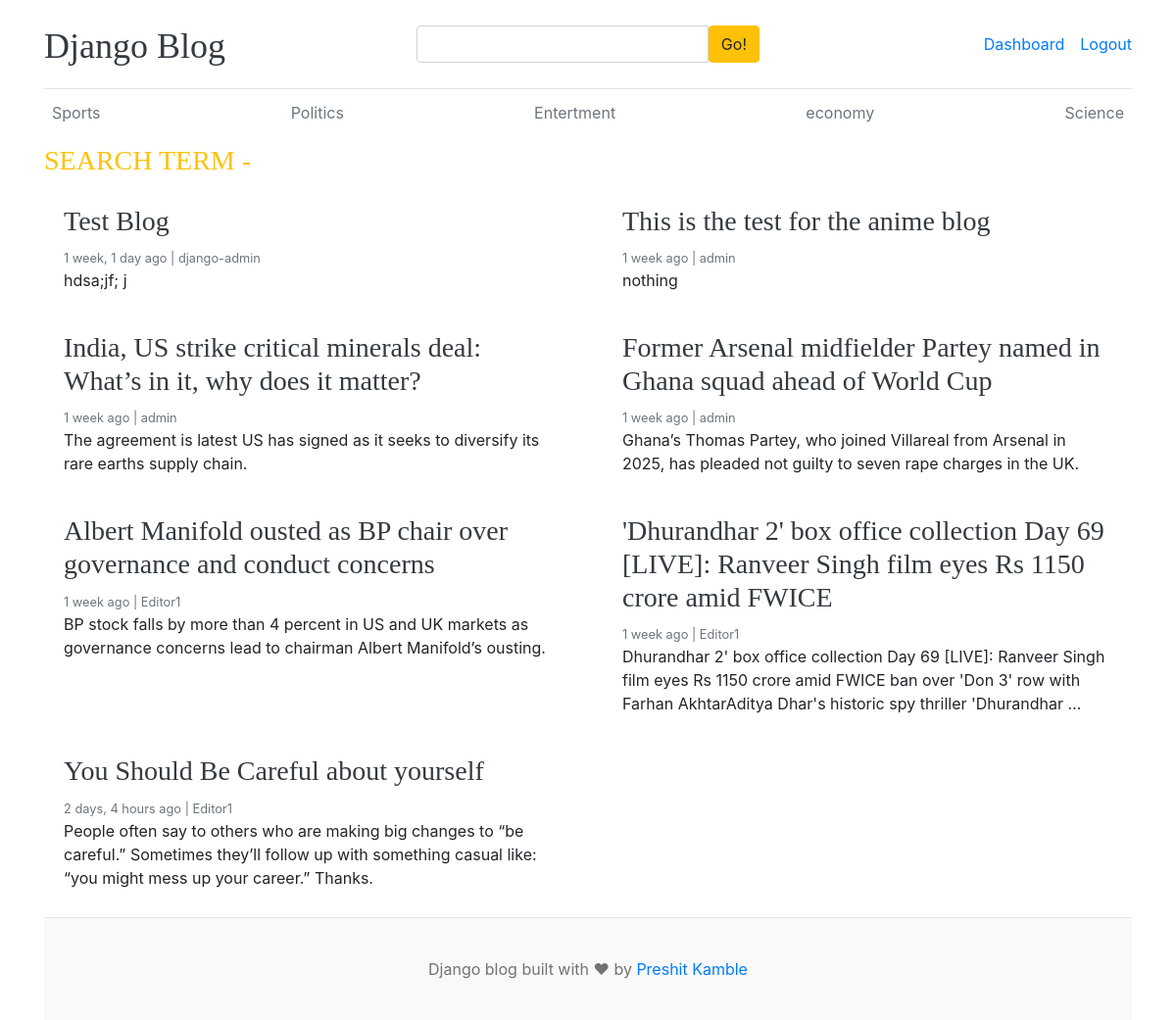
The app's page /blogs/search/ (signed in) with its own data.
### blogs/models.py (models this page shows, shortened)
class Category(models.Model):
    category_name = models.CharField(max_length=50, unique=True)
    created_at = models.DateTimeField(auto_now_add= True)
    updated_at = models.DateTimeField(auto_now=True)
    class Meta:
        verbose_name = 'Category'
        verbose_name_plural = 'Categories'

class Blog(models.Model):
    title = models.CharField(max_length=100)
    slug = models.SlugField(max_length=150, unique=True, blank=True)
    category = models.ForeignKey(Category, on_delete=models.CASCADE, null=True, blank=True)
    author = models.ForeignKey(User, on_delete=models.CASCADE)
    featured_image = models.ImageField(upload_to='uploads/%Y/%m/%d')
    short_description = models.TextField(max_length=500)
    blog_body = models.TextField(max_length=2000)
    status = models.CharField(max_length=20, choices=STATUS_CHOICES, default="Draft")
    is_featured = models.BooleanField(default=False)
    created_at = models.DateTimeField(auto_now_add=True)
    updated_at = models.DateTimeField(auto_now=True)
    def __str__(self):
        return self.title

### blogs/views.py (the view)
# urls.py: path('blogs/search/',BlogsView.search,name='search'),
@login_required(login_url='login_page')
def search(request):
    keyword = request.GET.get('Keyword'," ")
    blogs = Blog.objects.filter(Q(title__icontains=keyword) | Q(short_description__icontains=keyword) | Q(blog_body__icontains=keyword),status = 'Published')
    context = {
        "blogs" : blogs,
        "Keyword" : keyword,
    }
    print(context)
    return render(request,'search.html',context=context)

### blogs/context_processors.py (called while the page is built)
def get_categories(request):
    categories = Category.objects.all()
    return dict(categories=categories)

def get_blogs(request):
    blogs = Blog.objects.all()
    return dict(blogs=blogs)

def get_About(request):
    try:
        contact = About.objects.get()
    except About.DoesNotExist:
        contact = None
    return dict(contact = contact)

def get_SocialLinks(request):
    social_links = SocialLinks.objects.all()
    return dict(social_links = social_links)

### templates/search.html (shortened to what this page needs)
{% extends "base.html" %}
{% block content %}
    <h3 class="text-uppercase text-warning" style="letter_spacing: 2px">Search Term - {{Keyword}}</h3>
  {% if blogs %}
  <div class="row mb-2">
    {% for blog in blogs%}
    <div class="col-md-6">
      <div class="card border-0" >
        <div class="card-body">
          <h3><a href="{% url 'blogs' blog.slug %}" class = text-dark>{{blog.title}}</a></h3>
          <small class="mb-1 text-muted">{{blog.created_at | timesince}} ago | {{ blog.author}}</small>
          <p class="card-text">{{blog.short_description | truncatewords:30}}</p>
        </div>
      </div>
    </div>
    {%endfor%}
  </div>
  {%endif%}
{% endblock content %}

### templates/base.html (shortened to what this page needs)
{% load static %}
<!DOCTYPE html>
<html lang="en">
<head>
    <link href="https://getbootstrap.com/docs/4.0/dist/css/bootstrap.min.css" rel="stylesheet">
    <link href="{% static "css/blog.css" %}" rel="stylesheet">
    <link rel="stylesheet" href="https://cdnjs.cloudflare.com/ajax/libs/font-awesome/4.7.0/css/font-awesome.min.css">
  </head>
<body>
  <div class="container">
    <header class="blog-header py-3">
      <div class="row flex-nowrap justify-content-between align-items-center">
        <div class="col-4 pt-1">
          <a class="blog-header-logo text-dark" href="/">Django Blog</a>
        </div>
        <div class="col-4">
          <form action="{% url 'search' %}" method='GET'>
            <div class="input-group">
                <input value = "{{Keyword}}" class= "form-control" type="text" required name = "Keyword" placeholder="Enter search term..." aria-lable = "Enter search term...">
                <button type="Submit" class="btn btn-warning" id="button-search">Go!</button>
              </div>
            </form>
          </div>
          <div class="col-4 d-flex justify-content-end align-items-center">
          {% if not user.is_authenticated %}
            <a class="btn btn-sm btn-warning" href="{% url "login_page" %}">Login</a> &nbsp;
            <a class="btn btn-sm btn-outline-secondary" href="{% url "register_page" %}">Sign-Up</a>
          {% else %}
            <span><a href="{% url 'dashboard' %}">Dashboard</a></span>
            <span><a href="{% url 'logout_page' %}">Logout</a></span>
          {% endif %}
          </div>
        </div>
      </header>
      <div class="nav-scroller py-1 mb-2">
        <nav class="nav d-flex justify-content-between">
          {% for category in categories %}
          {%if category.category_name == Name_of_perticular_category%}
            <a class="fs-6 text-success" href="{% url 'post_by_category' category.id %}">{{ category.category_name }}</a>
          {%else%}
            <a class="p-2 text-muted" href="{% url 'post_by_category' category.id %}">{{ category.category_name }}</a>
          {%endif%}
          {% endfor %}
        </nav>
      </div>
{% block content %}
{% endblock content %}
<footer class="blog-footer">
  <p>Django blog built with ❤ by <a href="#">Preshit Kamble</a></p>
</footer>
</body>
</html>

### blog_main/static/css/blog.css (style rules this page uses)
.blog-header { border-bottom: 1px solid #e5e5e5; }
.blog-header-logo { font-family: "Playfair Display", Georgia, "Times New Roman", serif; font-size: 2.25rem; }
h1, h2, h3, h4, h5, h6 { font-family: "Playfair Display", Georgia, "Times New Roman", serif; }
.blog-footer { padding: 2.5rem 0; color: #727272; text-align: center; background-color: #f9f9f9; border-top: .05rem solid #e5e5e5; }
.blog-footer p:last-child { margin-bottom: 0; }

### records on screen
Category: category_name "Sports"
Category: category_name "Politics"
Category: category_name "Entertment"
Category: category_name "economy"
Category: category_name "Science"
Blog: title "Test Blog", created_at "1 week, 1 day", author "django-admin", short_description "hdsa;jf; j"
Blog: title "This is the test for the anime blog", created_at "1 week", author "admin", short_description "nothing"
Blog: title "India, US strike critical minerals deal: What’s in it, why does it matter?", created_at "1 week", author "admin", short_description "The agreement is latest US has signed as it seeks to diversify its rare earths supply chain."
Blog: title "Former Arsenal midfielder Partey named in Ghana squad ahead of World Cup", created_at "1 week", author "admin", short_description "Ghana’s Thomas Partey, who joined Villareal from Arsenal in 2025, has pleaded not guilty to seven rape charges in the UK."
Blog: title "Albert Manifold ousted as BP chair over governance and conduct concerns", created_at "1 week", author "Editor1", short_description "BP stock falls by more than 4 percent in US and UK markets as governance concerns lead to chairman Albert Manifold’s ousting."
Blog: title "'Dhurandhar 2' box office collection Day 69 [LIVE]: Ranveer Singh film eyes Rs 1150 crore amid FWICE", created_at "1 week", author "Editor1", short_description "Dhurandhar 2' box office collection Day 69 [LIVE]: Ranveer Singh film eyes Rs 1150 crore amid FWICE ban over 'Don 3' row with Farhan AkhtarAditya Dhar's historic spy thriller 'Dhurandhar …"
Blog: title "You Should Be Careful about yourself", created_at "2 days, 4 hours", author "Editor1", short_description "People often say to others who are making big changes to “be careful.” Sometimes they’ll follow up with something casual like: “you might mess up your career.” Thanks."
